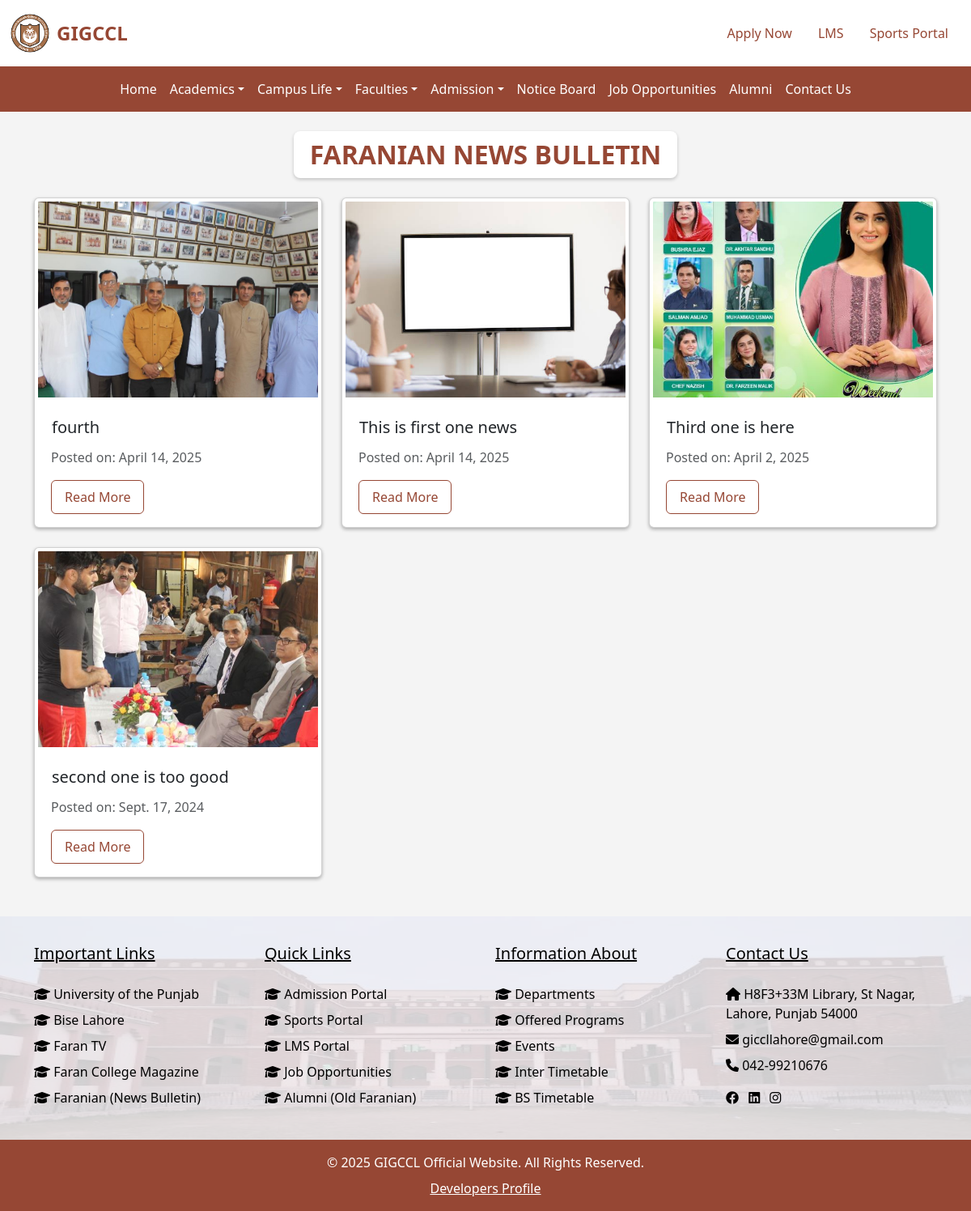
The page /faranian/news_bulletin/ on the database its author committed.
### faranian/models.py (models this page shows, shortened)
class NewsBulletin(models.Model):
    title = models.CharField(max_length=255)
    image = models.ImageField(upload_to='news_bulletins/')
    description = CKEditor5Field(config_name='extends')  # Using CKEditor5Field
    posted_date = models.DateField(default=timezone.now)

### faranian/views.py (the view)
# urls.py: path('news_bulletin/', news_bulletin_list, name='news_bulletin_list'),
def news_bulletin_list(request):
    news_bulletins = NewsBulletin.objects.all().order_by('-posted_date', '-id')
    return render(request, 'faranian/news_bulletin.html', {'news_bulletins': news_bulletins})

### faranian/templates/faranian/news_bulletin.html (shortened to what this page needs)
{% extends 'base.html' %}
{% block content %}
<section class="faranian-news-bulletin my-4">
    <div class="container">
        <div class="m-4 d-flex justify-content-center">
            <div class="news-bulletin-heading-card">
                <h2 class="news-bulletin-heading">Faranian News Bulletin</h2>
            </div>
        </div>
        <div class="row">
            {% for news_bulletin in news_bulletins %}
            <div class="col-md-4 mb-4 d-flex align-items-stretch">
                <div class="card news-bulletin-card h-100 w-100" data-aos="zoom-in" data-aos-duration="500">
                    <img src="{{ news_bulletin.image.url }}" class="p-1 card-img-top news-bulletin-img w-100" alt="{{ news_bulletin.title }}">
                    <div class="card-body d-flex flex-column">
                        <h5 class="card-title">{{ news_bulletin.title }}</h5>
                        <p class="ps-1 text-muted">Posted on: {{ news_bulletin.posted_date }}</p>
                        <div class="ps-1 mt-auto">
                            <a href="{% url 'news_bulletin_detail' news_bulletin.id %}" class="btn news-bulletin-btn">Read More</a>
                        </div>
                    </div>
                </div>
            </div>
            {% empty %}
                <div class="d-flex justify-content-center mb-4">
                    <div class="card border-0 shadow-sm px-4 py-2" style="background-color: #f8f9fa; width: fit-content;">
                        <h2 class="mb-0 text-center" style="color: #964734;">No News Available</h2>
                    </div>
                </div>
            {% endfor %}
        </div>
    </div>
</section>
{% endblock %}

### static/css/styles.css (style rules this page uses)
body { background-color: #f4f4f4; }

### faranian/templates/faranian/news_bulletin.html (style rules this page uses)
.news-bulletin-heading { color: #964734; text-transform: uppercase; font-weight: bold; text-align: center; margin: 0; }
.news-bulletin-heading-card { display: inline-block; padding: 10px 20px; background: white; box-shadow: 0 2px 4px rgba(0, 0, 0, 0.2); border-radius: 8px; }
.news-bulletin-card { box-shadow: 0 2px 4px rgba(0, 0, 0, 0.3); display: flex; flex-direction: column; width: 100%; }
.news-bulletin-img { height: 250px; width: 100%; object-fit: cover; }
.card-title { text-align: justify; padding: 5px; }
.news-bulletin-btn { border: 1px solid #964734; color: #964734; width: fit-content; padding: 8px 16px; }

### rows shown on the page
NewsBulletin: image (picture), title "fourth", posted_date "April 14, 2025"
NewsBulletin: image (picture), title "This is first one news", posted_date "April 14, 2025"
NewsBulletin: image (picture), title "Third one is here", posted_date "April 2, 2025"
NewsBulletin: image (picture), title "second one is too good", posted_date "Sept. 17, 2024"
